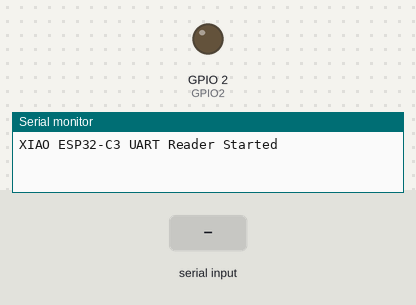
This program was run on a simulated Seeed XIAO ESP32-C3. Shown: output pins drawn as LEDs (lit = HIGH), the last lines printed to the serial monitor. The test bench sets the inputs (shaded band).

Above: at 1.2 s.
1.3 s: "ON\n" received over the second serial link
At 2.4 s:
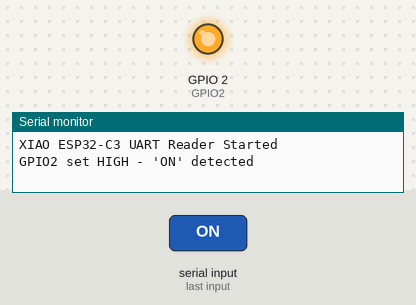
2.8 s: "1\n" received over the second serial link
At 3.6 s:
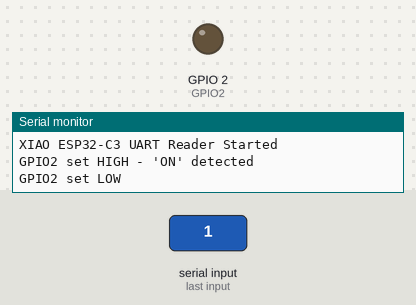
Timing chart, 0 to 5.8 s (numbered marks = the images above; inputs shaded):
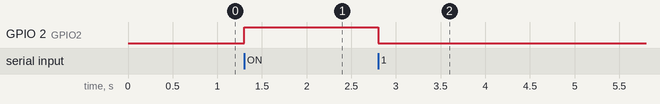

The program:

main.cpp
```cpp
#include <Arduino.h>
#include "config.h"

// Buffer to store incoming UART data
char receivedData[32];
int dataIndex = 0;

void setup() {
  // Initialize GPIO2 as output
  pinMode(GPIO2, OUTPUT);
  digitalWrite(GPIO2, LOW); // Start with GPIO2 LOW

  // Initialize Serial for debugging (USB)
  Serial.begin(115200);
  while (!Serial) delay(10); // Wait for serial to connect

  // Initialize UART2 for communication
  Serial1.begin(115200, SERIAL_8N1, RXD2, TXD2);

  Serial.println("XIAO ESP32-C3 UART Reader Started");
}

void loop() {
  // Check if data is available on UART2
  while (Serial1.available()) {
    char incomingChar = Serial1.read();

    // Check for message end or buffer limit
    if (incomingChar == '\n' || incomingChar == '\r' || dataIndex >= 31) {
      receivedData[dataIndex] = '\0'; // Null terminate the string

      // Check if message contains "ON"
      if (strstr(receivedData, "ON") != NULL) {
        digitalWrite(GPIO2, HIGH);
        Serial.println("GPIO2 set HIGH - 'ON' detected");
      } else {
        digitalWrite(GPIO2, LOW);
        Serial.println("GPIO2 set LOW");
      }

      // Reset buffer and index
      dataIndex = 0;
      memset(receivedData, 0, sizeof(receivedData));
    }
    else {
      // Store character in buffer
      receivedData[dataIndex] = incomingChar;
      dataIndex++;
    }
  }
}
```

config.h
```cpp
#ifndef CONFIG_H
#define CONFIG_H

#define RXD2 7    // UART2 RX pin for XIAO ESP32-C3
#define TXD2 6    // UART2 TX pin for XIAO ESP32-C3
#define GPIO2 2   // GPIO2 pin

#endif
```

Measured:
- after the input at 1.3 s, GPIO 2 (GPIO2): LOW → HIGH at once
- after the input at 2.8 s, GPIO 2 (GPIO2): HIGH → LOW at once
